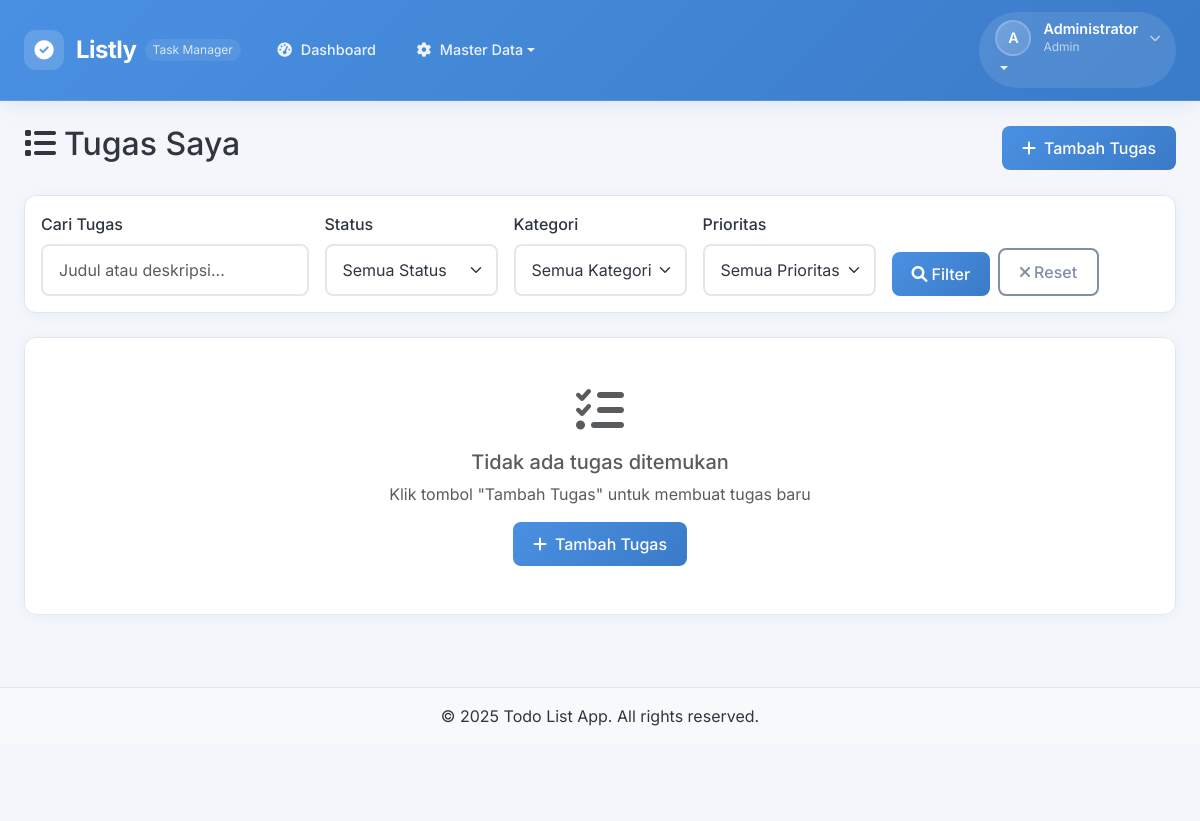
The app's page /user/tugas/index.php (signed in) with its own data.
### tables this page shows
CREATE TABLE users (
    id INT PRIMARY KEY AUTO_INCREMENT,
    username VARCHAR(50) NOT NULL UNIQUE,
    email VARCHAR(100) NOT NULL UNIQUE,
    password VARCHAR(255) NOT NULL,
    nama_lengkap VARCHAR(100) NOT NULL,
    role_id INT DEFAULT 2,
    status ENUM('aktif', 'nonaktif') DEFAULT 'aktif',
    created_at TIMESTAMP DEFAULT CURRENT_TIMESTAMP,
    updated_at TIMESTAMP DEFAULT CURRENT_TIMESTAMP ON UPDATE CURRENT_TIMESTAMP,
    FOREIGN KEY (role_id) REFERENCES roles(id)
);

CREATE TABLE roles (
    id INT PRIMARY KEY AUTO_INCREMENT,
    nama_role VARCHAR(50) NOT NULL UNIQUE,
    created_at TIMESTAMP DEFAULT CURRENT_TIMESTAMP
);

### user/tugas/index.php (the view, shortened to what this page needs)
<?php
$pdo = getConnection();
$user_id = $_SESSION['user_id'];
$where_conditions = ["t.user_id = ?"];
$params = [$user_id];
$where_clause = implode(' AND ', $where_conditions);
$query = "
    SELECT t.*, k.nama_kategori, k.warna as kategori_warna,
           p.nama_prioritas, p.warna as prioritas_warna, p.level_prioritas,
           s.nama_status, s.warna as status_warna
    FROM tugas t
    LEFT JOIN kategori k ON t.kategori_id = k.id
    LEFT JOIN prioritas p ON t.prioritas_id = p.id
    LEFT JOIN status_tugas s ON t.status_id = s.id
    WHERE $where_clause
    ORDER BY
        CASE WHEN t.tanggal_jatuh_tempo < CURDATE() AND t.status_id != 3 THEN 0 ELSE 1 END,
        p.level_prioritas DESC,
        t.tanggal_jatuh_tempo ASC,
        t.created_at DESC
";
$stmt = $pdo->prepare($query);
$stmt->execute($params);
$tasks = $stmt->fetchAll();
require_once '../../includes/header.php';
?>
<div class="row">
    <div class="col-12">
        <div class="d-flex justify-content-between align-items-center mb-4">
            <h2><i class="fas fa-list me-2"></i>Tugas Saya</h2>
            <a href="tambah.php" class="btn btn-primary">
                <i class="fas fa-plus me-2"></i>Tambah Tugas
            </a>
        </div>
    </div>
</div>
<div class="card mb-4">
    <div class="card-body">
        <form method="GET" class="row g-3">
            <div class="col-md-3">
                <label for="search" class="form-label">Cari Tugas</label>
                <input type="text" class="form-control" id="search" name="search"
                       value="<?php echo htmlspecialchars($_GET['search'] ?? ''); ?>"
                       placeholder="Judul atau deskripsi...">
            </div>
            <div class="col-md-2">
                <label for="status" class="form-label">Status</label>
                <select class="form-select" id="status" name="status">
                    <option value="">Semua Status</option>
                </select>
            </div>
            <div class="col-md-2">
                <label for="kategori" class="form-label">Kategori</label>
                <select class="form-select" id="kategori" name="kategori">
                    <option value="">Semua Kategori</option>
                </select>
            </div>
            <div class="col-md-2">
                <label for="prioritas" class="form-label">Prioritas</label>
                <select class="form-select" id="prioritas" name="prioritas">
                    <option value="">Semua Prioritas</option>
                </select>
            </div>
            <div class="col-md-3 d-flex align-items-end gap-2">
                <button type="submit" class="btn btn-primary">
                    <i class="fas fa-search me-1"></i>Filter
                </button>
                <a href="index.php" class="btn btn-outline-secondary">
                    <i class="fas fa-times me-1"></i>Reset
                </a>
            </div>
        </form>
    </div>
</div>
<div class="row">
    <?php if (empty($tasks)): ?>
        <div class="col-12">
            <div class="card">
                <div class="card-body text-center py-5">
                    <i class="fas fa-tasks fa-3x text-muted mb-3"></i>
                    <h5 class="text-muted">Tidak ada tugas ditemukan</h5>
                    <p class="text-muted">Klik tombol "Tambah Tugas" untuk membuat tugas baru</p>
                    <a href="tambah.php" class="btn btn-primary">
                        <i class="fas fa-plus me-2"></i>Tambah Tugas
                    </a>
                </div>
            </div>
        </div>
    <?php endif; ?>
</div>
<?php require_once '../../includes/footer.php'; ?>

### includes/header.php (shortened to what this page needs)
<?php
$pdo = getConnection();
$stmt = $pdo->prepare("SELECT u.*, r.nama_role FROM users u JOIN roles r ON u.role_id = r.id WHERE u.id = ?");
$stmt->execute([$_SESSION['user_id']]);
$user = $stmt->fetch();
$current_page = basename($_SERVER['PHP_SELF']);
$current_dir = basename(dirname($_SERVER['PHP_SELF']));
?>
<!DOCTYPE html>
<html lang="id">
<head>
    <link href="https://cdn.jsdelivr.net/npm/bootstrap@5.3.0/dist/css/bootstrap.min.css" rel="stylesheet">
    <link href="https://cdnjs.cloudflare.com/ajax/libs/font-awesome/6.0.0/css/all.min.css" rel="stylesheet">
    <link href="/lislty/assets/css/style.css" rel="stylesheet">
</head>
<body>
    <nav class="navbar navbar-expand-lg navbar-dark sticky-top modern-navbar">
        <div class="container-fluid px-3 px-lg-4">
            <div class="navbar-brand-wrapper">
                <a class="navbar-brand modern-brand" href="/lislty/">
                    <div class="brand-icon">
                        <i class="fas fa-check-circle"></i>
                    </div>
                    <span class="brand-text">Listly</span>
                    <span class="brand-subtitle d-none d-sm-inline">Task Manager</span>
                </a>
            </div>
            <div class="collapse navbar-collapse" id="navbarNav">
                <ul class="navbar-nav me-auto mb-2 mb-lg-0">
                    <?php if ($user['nama_role'] == 'admin'): ?>
                        <li class="nav-item">
                            <a class="nav-link modern-nav-link <?php echo ($current_dir == 'admin' && $current_page == 'index.php') ? 'active' : ''; ?>"
                               href="/lislty/admin/">
                                <i class="fas fa-tachometer-alt nav-icon"></i>
                                <span class="nav-text">Dashboard</span>
                            </a>
                        </li>
                        <li class="nav-item dropdown">
                            <a class="nav-link dropdown-toggle modern-nav-link <?php echo in_array($current_dir, ['kategori', 'prioritas', 'status', 'pengguna']) ? 'active' : ''; ?>"
                               href="#" role="button" data-bs-toggle="dropdown" aria-expanded="false">
                                <i class="fas fa-cog nav-icon"></i>
                                <span class="nav-text">Master Data</span>
                            </a>
                        </li>
                    <?php endif; ?>
                </ul>
                <ul class="navbar-nav">
                    <li class="nav-item dropdown">
                        <a class="nav-link dropdown-toggle modern-profile-link" href="#" role="button" data-bs-toggle="dropdown" aria-expanded="false">
                            <div class="profile-section">
                                <div class="profile-avatar">
                                    <?php echo strtoupper(substr($user['nama_lengkap'], 0, 1)); ?>
                                </div>
                                <div class="profile-info d-none d-lg-block">
                                    <div class="profile-name"><?php echo htmlspecialchars($user['nama_lengkap']); ?></div>
                                    <div class="profile-role"><?php echo ucfirst($user['nama_role']); ?></div>
                                </div>
                                <i class="fas fa-chevron-down profile-arrow"></i>
                            </div>
                        </a>
                    </li>
                </ul>
            </div>
        </div>
    </nav>
    <main class="main-content">
        <div class="container-fluid px-3 px-lg-4 py-4">

### assets/css/style.css (style rules this page uses)
:root { --primary-color: #4a90e2; --secondary-color: #7f8fa6; --success-color: #27ae60; --danger-color: #e74c3c; --warning-color: #f39c12; --info-color: #3498db; --light-color: #f4f6fb; --dark-color: #2f3640; --accent-color: #7f8fa6; --background-color: #f4f6fb; --text-color: #2f3640; --border-color: #e1e8ed; --card_shadow: 0 2px 12px rgba(74, 144, 226, 0.08); }
body { background-color: var(--background-color); font-family: "Segoe UI", Tahoma, Geneva, Verdana, sans-serif; color: var(--text-color); }
.navbar-brand { font-weight: bold; font-size: 1.5rem; color: white !important; }
.navbar { background: linear-gradient(135deg, var(--primary-color) 0%, #3a7bc8 100%) !important; box-shadow: 0 2px 10px rgba(74, 144, 226, 0.15); }
.navbar .nav-link { color: rgba(255, 255, 255, 0.9) !important; transition: color 0.3s ease; }
.card { border: 1px solid var(--border-color); border-radius: 12px; box-shadow: var(--card_shadow); transition: all 0.3s ease; background: white; }
.btn { border-radius: 8px; padding: 10px 20px; font-weight: 500; transition: all 0.3s ease; border: none; }
.btn-primary { background: linear-gradient(135deg, var(--primary-color) 0%, #3a7bc8 100%); color: white; }
.btn-outline-secondary { border: 2px solid var(--secondary-color); color: var(--secondary-color); background: transparent; }
.form-control, .form-select { border-radius: 8px; border: 2px solid var(--border-color); padding: 12px 16px; transition: all 0.3s ease; background-color: white; color: var(--text-color); }
.form-label { color: var(--text-color); font-weight: 500; margin-bottom: 8px; }
body { font-family: "Inter", -apple-system, BlinkMacSystemFont, "Segoe UI", Roboto, sans-serif; }
.modern-navbar { background: linear-gradient(135deg, var(--primary-color) 0%, #3a7bc8 100%); backdrop-filter: blur(10px); box-shadow: 0 2px 20px rgba(74, 144, 226, 0.15); border-bottom: 1px solid rgba(255, 255, 255, 0.1); padding: 0.75rem 0; transition: all 0.3s ease; }
.navbar-brand-wrapper { display: flex; align-items: center; }
.modern-brand { display: flex; align-items: center; text-decoration: none; color: white !important; font-weight: 600; transition: all 0.3s ease; padding: 0.5rem 0; }
.brand-icon { background: rgba(255, 255, 255, 0.15); border-radius: 12px; width: 40px; height: 40px; display: flex; align-items: center; justify-content: center; margin-right: 12px; transition: all 0.3s ease; }
.brand-icon i { font-size: 1.2rem; color: white; }
.brand-text { font-size: 1.5rem; font-weight: 700; letter-spacing: -0.5px; }
.brand-subtitle { font-size: 0.75rem; opacity: 0.8; margin-left: 8px; font-weight: 400; background: rgba(255, 255, 255, 0.1); padding: 2px 8px; border-radius: 12px; }
.modern-nav-link { color: rgba(255, 255, 255, 0.85) !important; font-weight: 500; padding: 0.75rem 1rem !important; border-radius: 8px; margin: 0 0.25rem; transition: all 0.3s ease; position: relative; display: flex; align-items: center; }
.nav-icon { margin-right: 8px; font-size: 0.9rem; width: 16px; text-align: center; }
.nav-text { font-size: 0.9rem; }
.modern-profile-link { color: white !important; padding: 0.5rem 1rem !important; border-radius: 50px; background: rgba(255, 255, 255, 0.1); transition: all 0.3s ease; text-decoration: none; }
.profile-section { display: flex; align-items: center; gap: 12px; }
.profile-avatar { width: 36px; height: 36px; background: linear-gradient(135deg, rgba(255, 255, 255, 0.2) 0%, rgba(255, 255, 255, 0.1) 100%); border-radius: 50%; display: flex; align-items: center; justify-content: center; font-weight: 600; font-size: 0.9rem; color: white; border: 2px solid rgba(255, 255, 255, 0.2); }
.profile-info { text-align: left; }
.profile-name { font-size: 0.9rem; font-weight: 600; line-height: 1.2; color: white; }
.profile-role { font-size: 0.75rem; opacity: 0.8; color: rgba(255, 255, 255, 0.8); }
.profile-arrow { font-size: 0.7rem; opacity: 0.7; transition: transform 0.3s ease; }
.main-content { min-height: calc(100vh - 80px); background: var(--background-color); }
.fade-in { animation: fadeIn 0.6s ease-in; }

### records on screen
users: nama_lengkap "A", nama_lengkap "Administrator", role.nama_role "Admin"
